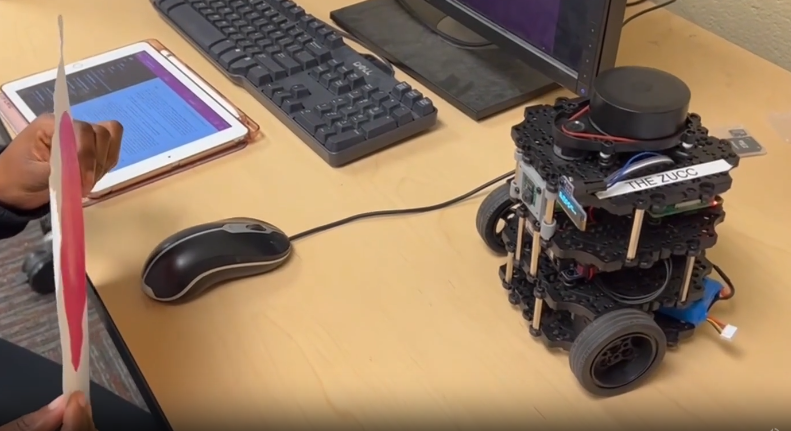
#> input picture object_follower_img.png, 791 x 431 px, given in place of the camera
$ python find_ball.py
#> lines starting #> are read from the running program, lines starting #| are printed output that depends on the picture; after the words box and inside, x2 and y2 are one past the last pixel; in counts of white or black regions, pixels touching at a corner belong together
# import the opencv library
import cv2
import numpy as np

# define a video capture object
vid = cv2.VideoCapture(0)

while(True):

    # Capture the video frame by frame
    ret, frame = vid.read()
#> frame is the input picture: shape (431, 791, 3); mean B, G, R 97.4, 120.4, 144.6

    # Blur image
    blur_img = cv2.medianBlur(frame,5)

    # Convert image to grayscale
    gray_img = cv2.cvtColor(blur_img, cv2.COLOR_BGR2GRAY)
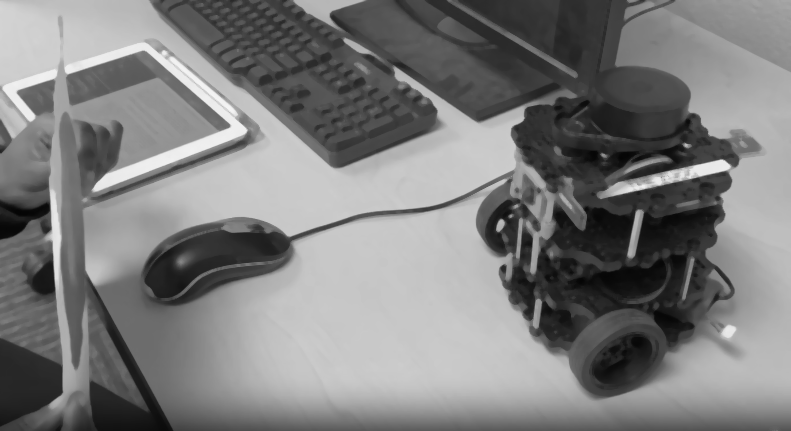
#> gray_img: shape (431, 791); min 4, max 245, mean 125

    # Use houghcircles function to detect circles in image
    circles = cv2.HoughCircles(gray_img, cv2.HOUGH_GRADIENT,1,90,param1=70,param2=60,minRadius=0,maxRadius=0)
#> circles = 15 rows, first 8: [614.5, 252.5, 109.3], [330.5, 240.5, 241.2], [416.5, 175.5, 171.4], [255.5, 346.5, 318.7], [431.5, 271.5, 245.8], [251.5, 172.5, 134.8], [156.5, 218.5, 164.9], [658.5, 108.5, 105.7]

    # Print out detected circles
    if(circles is not None):
        circles = np.uint16(np.around(circles))
#> circles = 15 rows, first 8: [614, 252, 109], [330, 240, 241], [416, 176, 171], [256, 346, 319], [432, 272, 246], [252, 172, 135], [156, 218, 165], [658, 108, 106]
        for i in circles[0,:]:
            #draw the outer circle (image, center coordinates, radius, color, thickness)
            cv2.circle(gray_img, (i[0], i[1]), i[2], (0,255,0),3)
            #draw the center of the circle
            cv2.circle(gray_img,(i[0],i[1]),2,(0,0,255),3)
            #print out pixel coordinates of center of ball
            print("Circle center coordinates:", i[0], ",", i[1])
#> this loop made 15 passes
#> i on passes 1 to 12: [614, 252, 109], [330, 240, 241], [416, 176, 171], [256, 346, 319], [432, 272, 246], [252, 172, 135], [156, 218, 165], [658, 108, 106], [332, 94, 57], [128, 132, 82], [508, 220, 33], [392, 20, 89]
#| Circle center coordinates: 614 , 252
#| Circle center coordinates: 330 , 240
#| Circle center coordinates: 416 , 176
#| Circle center coordinates: 256 , 346
#| Circle center coordinates: 432 , 272
#| Circle center coordinates: 252 , 172
#| Circle center coordinates: 156 , 218
#| Circle center coordinates: 658 , 108
#> (further printed lines are left out)
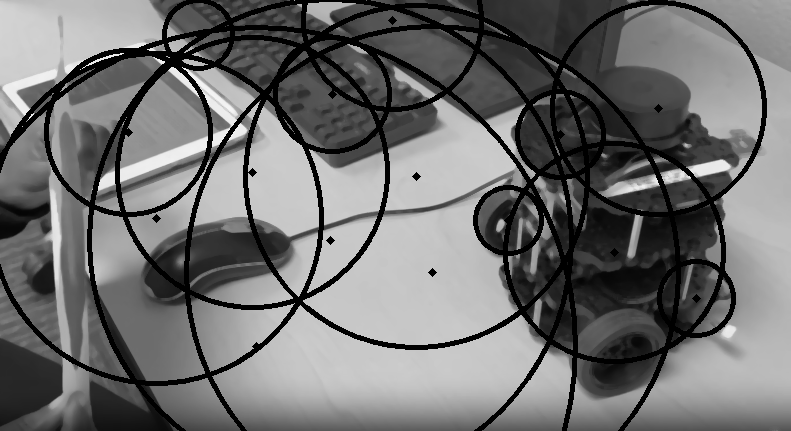
#> gray_img: shape (431, 791); 12.88% of pixels changed, all inside (x1, y1, x2, y2) = (0, 0, 767, 431)

        # Display images with detected circles
        cv2.imshow('detected circles',gray_img)

    # the 'e' button is set as the quitting button
    if cv2.waitKey(1) & 0xFF == ord('e'):
#> (key e is pressed here)
        break

# After the loop release the cap object
vid.release()
# Destroy all the windows
cv2.destroyAllWindows()
